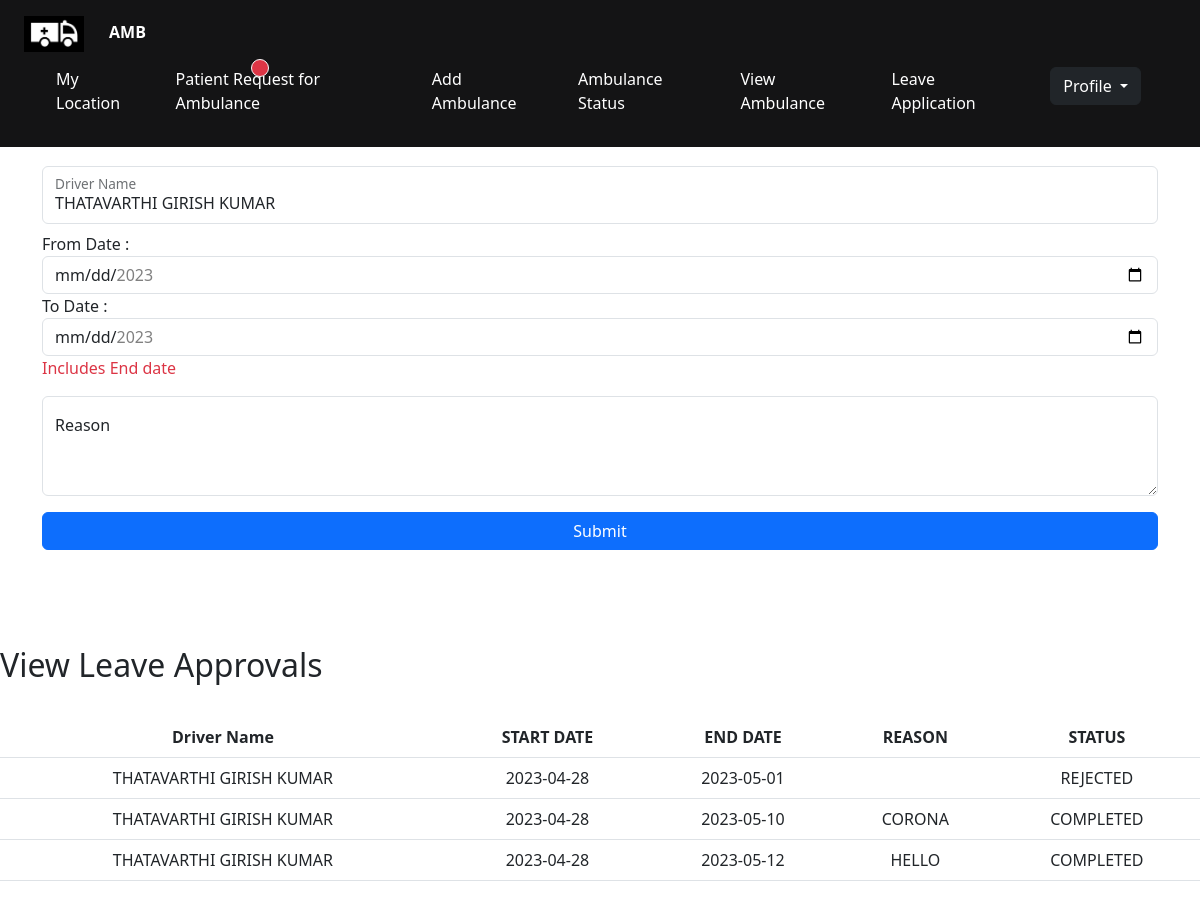
Page /drivers/apply_leave.php (signed in) on the committed database.
### tables this page shows
CREATE TABLE `patients` (
  `pname` varchar(255) NOT NULL,
  `phonenu` varchar(13) NOT NULL,
  `vehicleno` varchar(14) NOT NULL,
  `patientdescripton` varchar(500) NOT NULL,
  `pickupaddress` varchar(255) NOT NULL,
  `destinationaddress` varchar(255) NOT NULL,
  `charges` varchar(6) NOT NULL,
  `status` varchar(25) NOT NULL,
  `bookedby` varchar(255) NOT NULL
);

CREATE TABLE `leaveapproval` (
  `drivername` varchar(255) NOT NULL,
  `fromdate` varchar(100) NOT NULL,
  `todate` varchar(14) NOT NULL,
  `reason` varchar(500) NOT NULL,
  `status` varchar(255) NOT NULL
);

### drivers/apply_leave.php (the view, shortened to what this page needs)
<?php
$name=$_SESSION['name'];
require_once "../config.php";
?>
<!DOCTYPE html>
<html lang="en">
<head>
    <link href="https://cdn.jsdelivr.net/npm/bootstrap@5.3.0-alpha1/dist/css/bootstrap.min.css" rel="stylesheet">
</head>
<body>
<div class="wrapper">
      <nav>
        <a href="./driver_home.php" class="logo"><img src="../assets/images/Screenshot (23).png" alt="LOGO" width="60px"><span style="padding-left: 25px;">AMB</span></a>
        <div class="menu" >
          <ul>
          <li><a href="./mylocation.php">My Location</a></li>
          <?php
          $sql="select * from patients;";
          $res=mysqli_query($db,$sql);
          while($row = mysqli_fetch_array($res))
          {
           if($row['status']=="ASSIGNED"){?>
            <li><a href="./patient_request.php" class="position-relative">Patient Request for Ambulance<span class="position-absolute top-0 start-100 translate-middle badge border border-light rounded-circle bg-danger p-2"><span class="visually-hidden">unread messages</span></span></a></li>
            <?php }
             elseif ($row['status']=="COMPLETED") {
            }else
            {?>
            <li><a href="./patient_request.php" class="position-relative">Patient Request for Ambulance</a></li><?php }}?>
            <li><a href="./add_ambulance.php">Add Ambulance</a></li>
            <li><a href="./ambulance_status.php">Ambulance Status</a></li>
            <li><a href="./view_ambulance.php">View Ambulance</a></li>
            <li><a href="./apply_leave.php">Leave Application</a></li>
            <li><div class="dropdown" style="padding-right: 35px;">
  <button class="btn btn-dark dropdown-toggle" type="button" data-bs-toggle="dropdown" aria-expanded="false" >
    Profile
  </button>
</div></li>
          </ul>
        </div>
      </nav>
    </div>
    <div style="padding-top: 8%;">
      <div class="container text">
          <h2>Apply Leave Here</h2><br>
        <div class="col">
      <form action="" method="post">
        <div class="form-floating mb-2">
          <input type="text" class="form-control" id="floatingInput" name="dname" required readonly placeholder="name@example.com" value="<?php echo $name;?>">
          <label for="floatingInput" required>Driver Name</label>
        </div>
        From Date : <input id="date_picker" name="from" class="form-control" type="date" required>
        To Date : <input id="date_picker1" name="to" class="form-control" type="date" required>
        <span class="text-danger">Includes End date</span>
<div class="form-floating mb-3 mt-3">
  <textarea class="form-control" placeholder="Leave a comment here" name="reason" id="floatingTextarea2" style="height: 100px" required></textarea>
  <label for="floatingTextarea2">Reason</label>
</div>
  <div class="form-floating mt-3">
  <input type="submit" name =submit value="Submit" class="btn btn-primary w-100"><br>
  </div>
</form>
</div>
    </div>
    <?php
    include('../config.php');
$sql="select * from leaveapproval WHERE drivername='$name';";
$res=mysqli_query($db,$sql);
?>
<div style="padding-top:8%;">
<h2>View Leave Approvals</h2><br>
<table class="table" >
<tr align="center">
    <th>Driver Name</th>
    <th>START DATE</th>
    <th>END DATE</th>
    <th>REASON</th>
    <th>STATUS</th>
</tr>
<?php
while($row = mysqli_fetch_array($res))
{
?>
    <tr align="center">
        <td> <?php echo $row['drivername']; ?></td>
        <td> <?php echo $row["fromdate"]; ?></td>
        <td> <?php echo $row["todate"] ?></td>
        <td> <?php echo $row['reason']; ?></td>
        <td><?php if($row['status']=="GRANTED")
        {
          echo $row['status'];
          ?>
            <a href="./apply_leave.php?name=<?php echo $row['drivername'];?>&fdate=<?php echo $row["fromdate"]?>&tdate=<?php echo $row["todate"] ?>&end=end" onClick="return alert('Are you sure you want to end?')"class="btn btn-warning" >END LEAVE</a>
        <?php
        } else
        { echo $row['status'];
        }?></td>
    </tr>
 <?php
}
?>
</table>
</body>
</html>

### drivers/apply_leave.php (style rules this page uses)
*, *::before, *::after { margin: 0; padding: 0; }
.wrapper { width: 100vw; margin: 0 auto; position: fixed; z-index: 999; }
nav { display: flex; flex-wrap: wrap; justify-content: space-between; align-items: center; background-color: hsl(240, 2%, 8%); padding: 1rem 1.5rem; width: 100%; }
nav .logo { font-weight: 700; }
nav ul { list-style: none; display: flex; padding-top: 15px; gap: 2rem; }
nav a { text-decoration: none; color: white; }
.menu li { font-size: medium; }

### rows in the picture
patients: status "Patient Request for Ambulance"
leaveapproval: drivername "THATAVARTHI GIRISH KUMAR", fromdate "2023-04-28", todate "2023-05-01", status "REJECTED"
leaveapproval: drivername "THATAVARTHI GIRISH KUMAR", fromdate "2023-04-28", todate "2023-05-10", reason "CORONA", status "COMPLETED"
leaveapproval: drivername "THATAVARTHI GIRISH KUMAR", fromdate "2023-04-28", todate "2023-05-12", reason "HELLO", status "COMPLETED"
